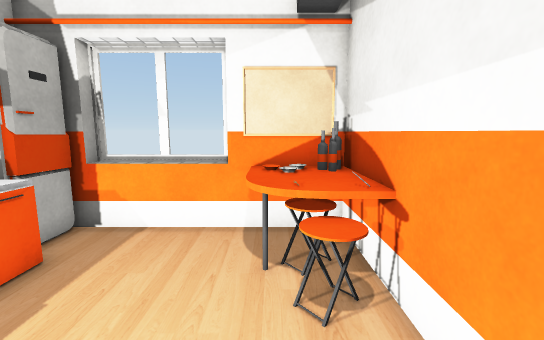
[1] (above)

12 first-person views from a walk through a scene from a Unity 3-D project. The camera is 1.5 m above the floor, tilts 8° down and sees 90° across. The floor is counted in squares, 0.5 m on a side. Each view is taken from the middle of a square. On the plan, view 1 faces up. The plan holds only what a view shows up to about 20 squares ahead; the rest is blank. The player is left out. Some surface patterns are stand-ins.

[2]
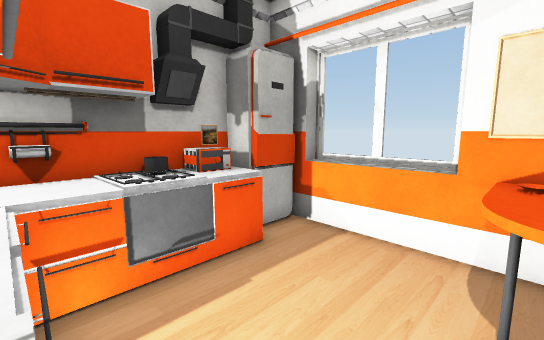

[3]
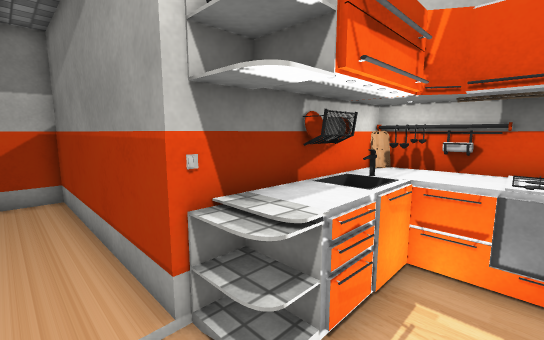

[4]
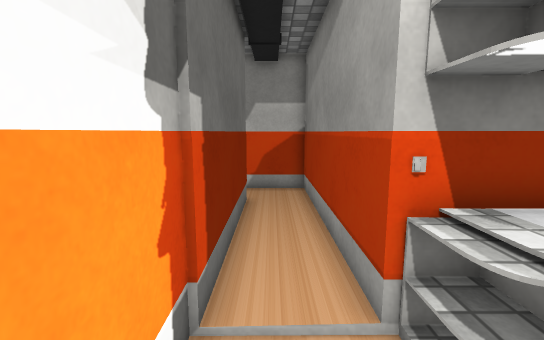

[5]
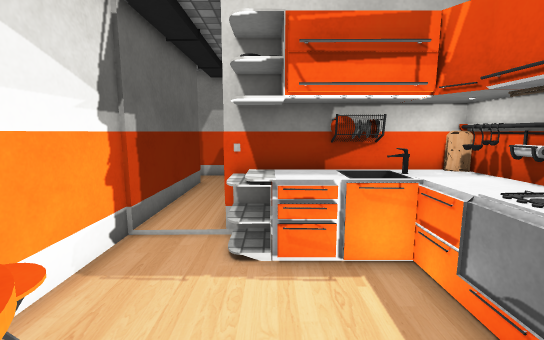

[6]
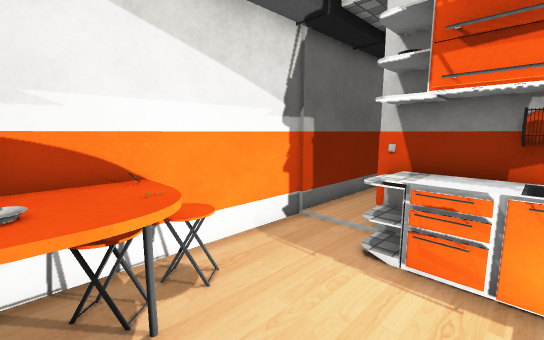

[7]
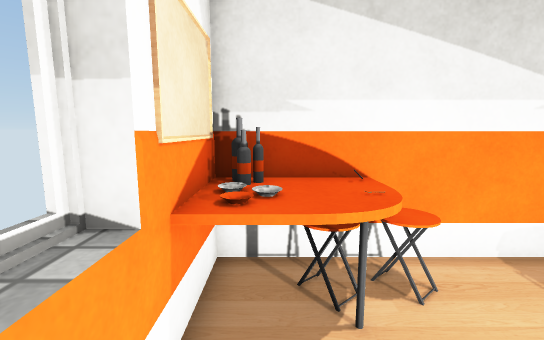

[8]
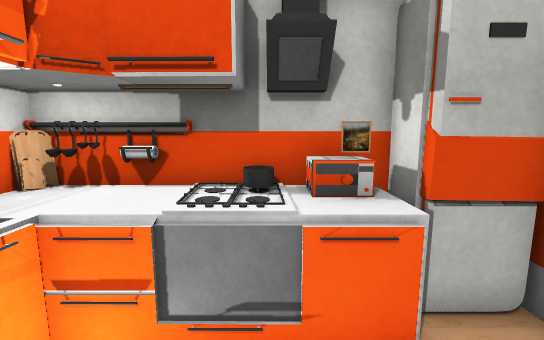

[9]
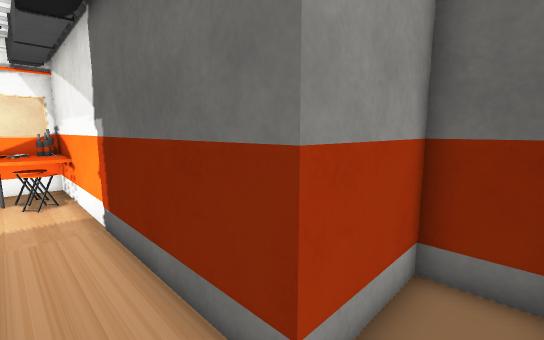

[10]
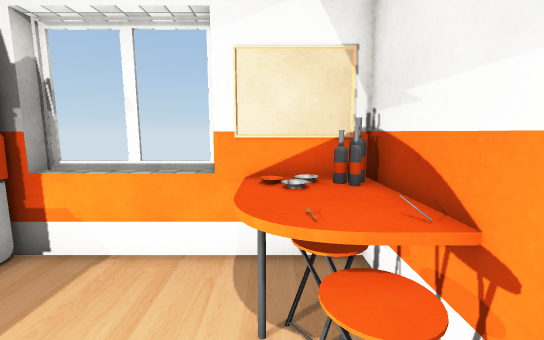

[11]
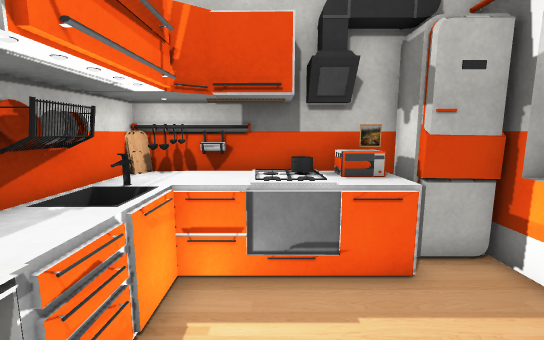

[12]
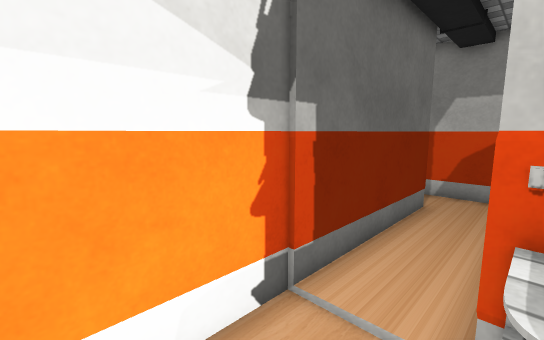

### Floor plan
Key: @ floor where view 1 was taken; # wall or solid block; . floor; = window, fence, low wall or low ledge; ^ raised ledge; T table; P painting; B bottle; C chair; M microwave; L plank; S sink; H shelf; R dryer; O other object.
Columns run from 8 left of view 1 to 6 right of it. Each row starts with its distance up from view 1.
  9   #^^^^#
  8   #====TPBB
  7   #....TTTB
  6 #P^=...TTTT
  5 #MM^....OCT
  4 ##^^.....C#
  3 #^^=......#
  2 #L^=......#
  1 ###SSSHH..#
  0 SSSSRSHH@.#
 -1 ########..#
 -2        #..#
 -3        #..#
 -4        #..#
 -5        #..#
 -6        #..#
 -7        #..#
 -8        #..#####
 -9        #... ..#
-10        #...  .#
-11        #####

Positions as (right, up) in squares from view 1, and headings:
1: (0, 0), facing up
2: (0, 1), facing up-left
3: (1, 3), facing down-left
4: (1, 3), facing down
5: (-2, 7), facing down
6: (-4, 7), facing down-right
7: (-4, 7), facing right
8: (-2, 4), facing left
9: (0, -10), facing up-right
10: (0, 2), facing up
11: (0, 3), facing left
12: (-1, 3), facing down-right
